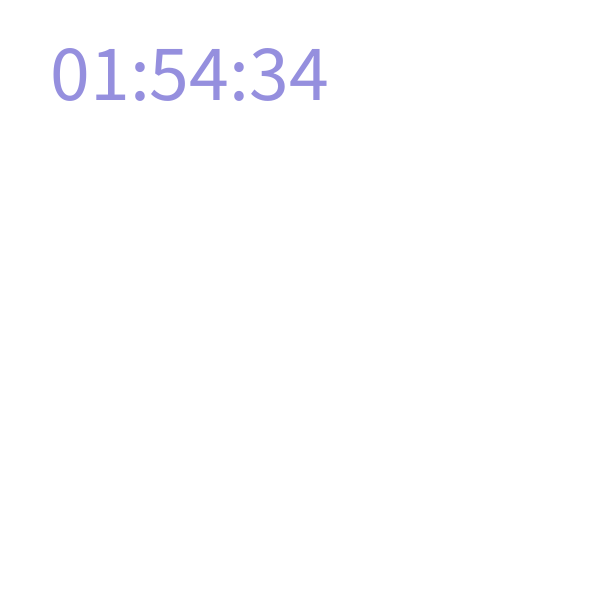
Frame 1 (no input)
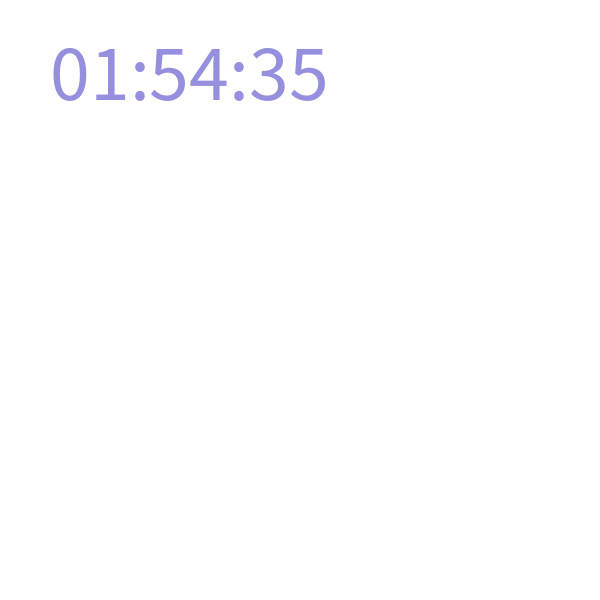
Frame 60 (the mouse pressed at the canvas centre just before this capture)
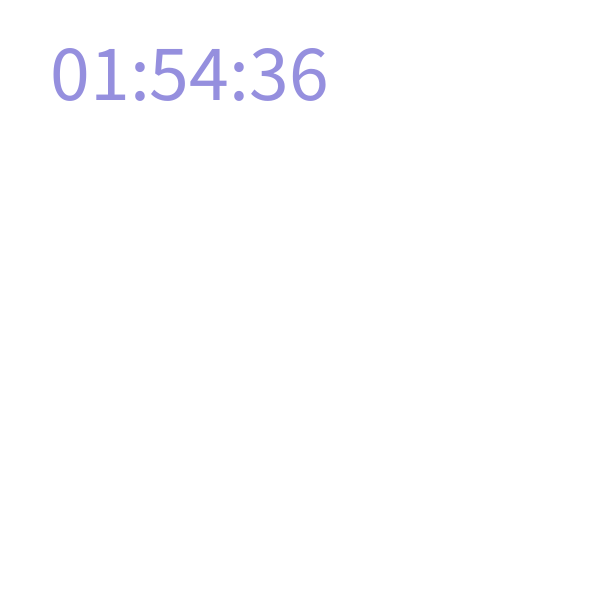
Frame 120 (the mouse held since frame 60 and released just before this capture)

The Processing sketch that drew these frames (run headless with seeded random() and noise(); from frame 60 on, the mouse is pressed at the canvas centre):

// Processing sketch: week08_8_textsize
// ── week08_8_textsize.pde
void setup(){
  size(600,600);
  fill(#958FDE);
  textSize(80);
}
void draw(){
  background(255);
  String hh=nf(hour(),2);
  String mm=nf(minute(),2);
  String ss=nf(second(),2);
  text(hh+":"+mm+":"+ss,50,100);
}
